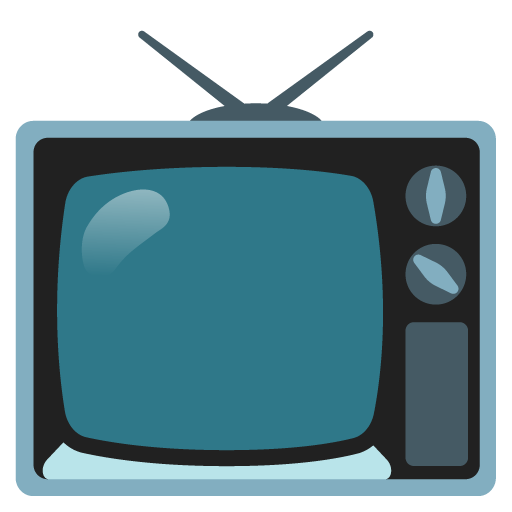
#> input picture build_tools/emoji_tv.png, 512 x 512 px
$ python make_icons.py
#> lines starting #> are read from the running program, lines starting #| are printed output that depends on the picture
"""Generate the PWA / favicon icons from the 📺 emoji.

Dev-only tool (Pillow lives in the `dev` dependency group). The generated PNGs
and `favicon.ico` are committed, so the CI build never needs Pillow. Re-run
with:

    uv run python build_tools/make_icons.py

`emoji_tv.png` is U+1F4FA from Google's Noto Emoji (Apache License 2.0),
https://github.com/googlefonts/noto-emoji/blob/main/2D/png/512/emoji_u1f4fa.png.
Pillow cannot draw the COLRv1 colour font, hence the committed PNG.
"""

import os

from PIL import Image

HERE = os.path.dirname(os.path.abspath(__file__))
EMOJI = os.path.join(HERE, 'emoji_tv.png')
STATIC_ICONS = os.path.join('static', 'icons')

# Same red as the site's header and theme colour.
RED = (192, 57, 43, 255)
TRANSPARENT = (0, 0, 0, 0)


def icon(size: int, scale: float, background=RED) -> Image.Image:
	"""The emoji centred on `background`, taking `scale` of the icon's width.

	Maskable icons get a smaller scale: launchers crop them to a circle or a
	squircle, and only the central 80 % is guaranteed to stay visible.
	"""
#> called with size = 192, scale = 0.7, background = (192, 57, 43, 255)
	emoji = Image.open(EMOJI).convert('RGBA')
#> emoji is the input picture: PIL image 512x512 RGBA; mean R, G, B, A 46.2, 77.5, 85.9, 179.1
	emoji = emoji.crop(emoji.getbbox())
#> emoji: PIL image 481x466 RGBA
	side = round(size * scale)
	emoji.thumbnail((side, side), Image.LANCZOS)
#> emoji: PIL image 134x130 RGBA

	image = Image.new('RGBA', (size, size), background)
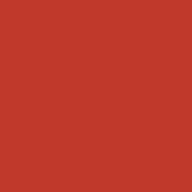
#> image: PIL image 192x192 RGBA; mean R, G, B, A 192, 57, 43, 255
	offset = ((size - emoji.width) // 2, (size - emoji.height) // 2)
#> offset = (29, 31)
	image.alpha_composite(emoji, offset)
	return image


def main() -> None:
	os.makedirs(STATIC_ICONS, exist_ok=True)

	for size in (192, 512):
		icon(size, 0.7).save(os.path.join(STATIC_ICONS, f'icon-{size}.png'), optimize=True)
		icon(size, 0.56).save(os.path.join(STATIC_ICONS, f'maskable-{size}.png'), optimize=True)
#> call 2 of icon, with size = 192, scale = 0.56, background = (192, 57, 43, 255)
#> in icon (call 2), `emoji.thumbnail((side, side), Image.LANCZOS)`:
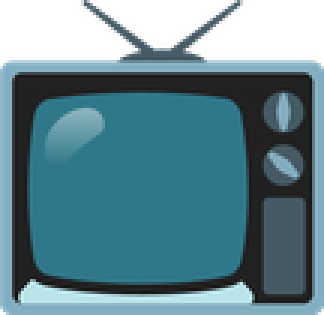
#> emoji: PIL image 108x105 RGBA (shown 3 times larger); mean R, G, B, A 56.2, 93.5, 103.6, 209.6; transparent parts drawn white
#> in icon (call 2), `image.alpha_composite(emoji, offset)`:
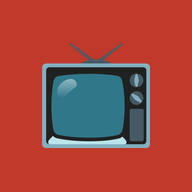
#> image: PIL image 192x192 RGBA; mean R, G, B, A 160, 70.3, 62.9, 255

	# iOS rounds the corners itself and wants no transparency.
	apple = icon(180, 0.7).convert('RGB')
#> in icon (call 5), `emoji.thumbnail((side, side), Image.LANCZOS)`:
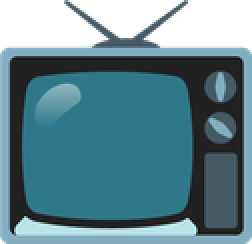
#> emoji: PIL image 126x122 RGBA (shown 2 times larger); mean R, G, B, A 55.8, 93.3, 103.3, 209.6; transparent parts drawn white
#> in icon (call 5), `image.alpha_composite(emoji, offset)`:
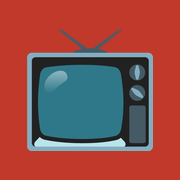
#> image: PIL image 180x180 RGBA; mean R, G, B, A 142.6, 77.6, 73.7, 255
	apple.save(os.path.join(STATIC_ICONS, 'apple-touch-icon.png'), optimize=True)

	# Header logo: an image rather than the 📺 character, whose position and
	# look change with every platform's emoji font. 64 px covers 2x screens.
	icon(64, 1.0, TRANSPARENT).save(os.path.join(STATIC_ICONS, 'tv.png'), optimize=True)
#> in icon (call 6), `emoji.thumbnail((side, side), Image.LANCZOS)`:
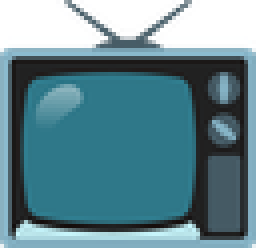
#> emoji: PIL image 64x62 RGBA (shown 4 times larger); mean R, G, B, A 57.2, 97.1, 107.8, 209.6; transparent parts drawn white
#> in icon (call 6), `image = Image.new('RGBA', (size, size), background)`: image: PIL image 64x64 RGBA; every value is 0
#> in icon (call 6), `image.alpha_composite(emoji, offset)`:
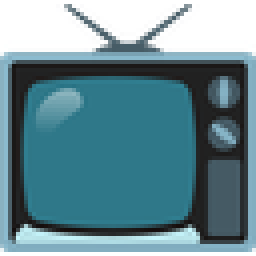
#> image: PIL image 64x64 RGBA (shown 4 times larger); mean R, G, B, A 55.4, 94, 104.4, 203; transparent parts drawn white

	# Browser tabs are tiny: the bare emoji, edge to edge, reads best.
	icon(64, 1.0, TRANSPARENT).save(
		os.path.join('static', 'favicon.ico'), sizes=[(16, 16), (32, 32), (48, 48)]
	)

	print('Icons written to', STATIC_ICONS)


if __name__ == '__main__':
	main()
